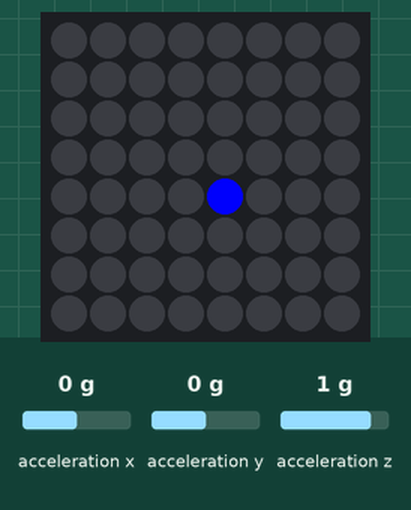
Bench run of a program on a simulated Raspberry Pi (BCM pin numbers) with a Sense HAT. On the bench: the Sense HAT's 8×8 RGB LED matrix. Inputs (shaded band) come from the test bench; at power-on: acceleration x 0 g, acceleration y 0 g, acceleration z 1 g. What the program prints to the terminal is not drawn.

Above: at 1.2 s.
1.3 s: acceleration x set to -0.8 g
At 2.2 s:
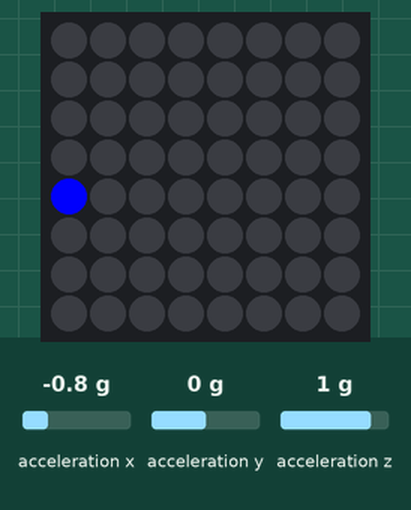
3.2 s: acceleration y set to 0.8 g
At 3.7 s:
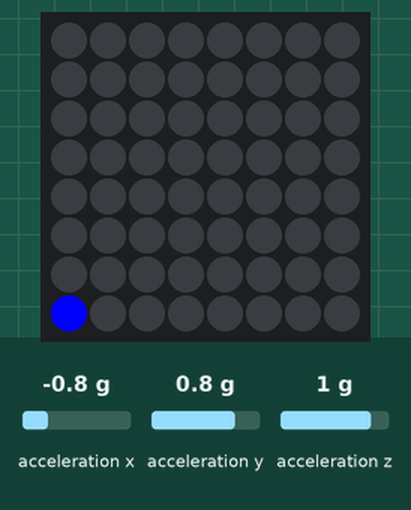
4.9 s: acceleration x set to 0.1 g
At 7.0 s:
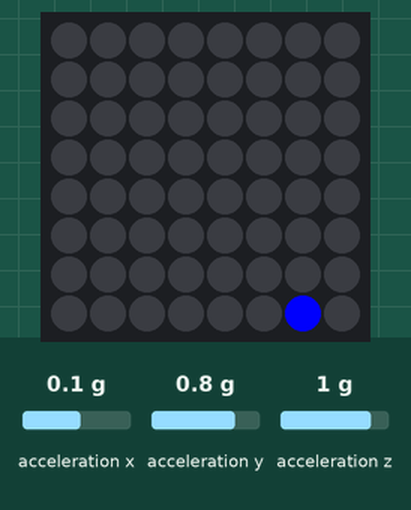
7.2 s: acceleration y set to -0.1 g
At 9.3 s:
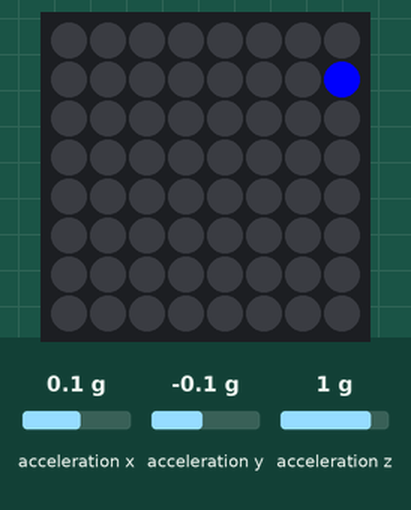
9.5 s: acceleration x set to -0.2 g
At 11.5 s:
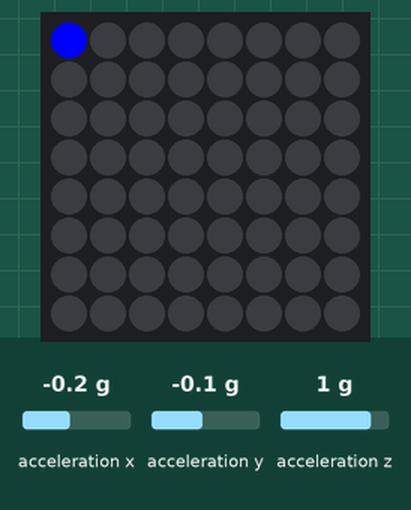
11.7 s: acceleration y set to 0.2 g
At 13.22 s:
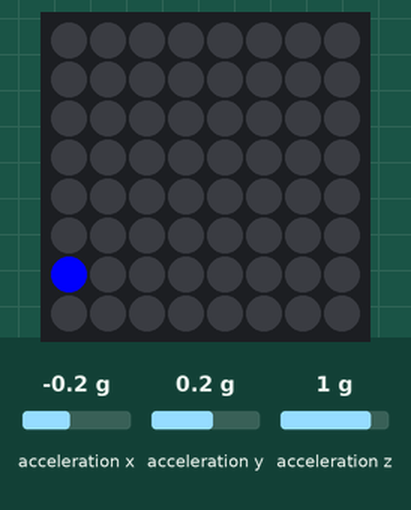
Timing chart, 0 to 14.7 s (numbered marks = the images above; inputs shaded):
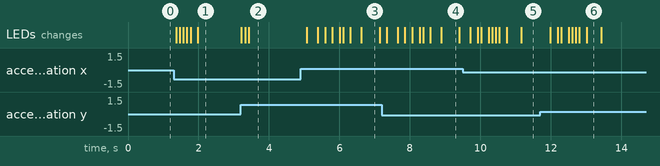

Measured:
- the behaviour switches between 0 and -0.1 g on acceleration x (found by bisection; images 4 and 5)
- the behaviour switches between 0 and 0.1 g on acceleration y (found by bisection; images 5 and 6)
- after the input at 1.3 s, the LEDs: first change after 0.06 s (image 1 shows a later state)
- after the input at 3.2 s, the LEDs: first change at once (image 2 shows a later state)
- after the input at 4.9 s, the LEDs: first change after 0.18 s (image 3 shows a later state)
- after the input at 7.2 s, the LEDs: first change after 0.14 s (image 4 shows a later state)
- after the input at 9.5 s, the LEDs: first change after 0.22 s (image 5 shows a later state)
- after the input at 11.7 s, the LEDs: first change after 0.29 s (image 6 shows a later state)

The program:

ball.py
```python
from dataclasses import dataclass
import time
from sense_hat import SenseHat

@dataclass
class Vector:
    x: float
    y: float

    def __add__(self, other):
        return self.__class__(self.x + other.x, self.y + other.y)

    def __mul__(self, other):
        return self.__class__(self.x * other, self.y * other)

    def __rmul__(self, other):
        return self * other

print("Started")

hat = SenseHat()

hat.clear()

ball = Vector(4, 4)
ball_velocity = Vector(0, 0)

last = (0, 0)

while True:
    acc = hat.get_accelerometer_raw()
#    acc = hat.get_gyroscope_raw()
    acc = Vector(acc['x'], acc['y'])
    ball_velocity += 0.8 * acc
    ball_velocity *= 0.9
    ball += ball_velocity

    if ball.x < 0:
        ball.x = 0
        ball_velocity.x *= -0.7
    if ball.y < 0:
        ball.y = 0
        ball_velocity.y *= -0.7
    if ball.x > 7:
        ball.x = 7
        ball_velocity.x *= -0.7
    if ball.y > 7:
        ball.y = 7
        ball_velocity.y *= -0.7

    this = (round(ball.x), round(ball.y))
    if this != last:
        hat.set_pixel(last[0], last[1], (0, 0, 0))
        last = this
        hat.set_pixel(this[0], last[1], (0, 0, 255))
    time.sleep(0.1)
```
